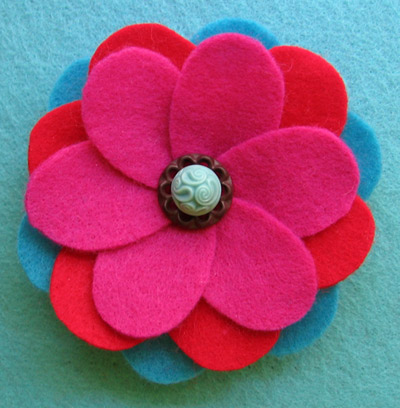
%> input picture Assignment 1 Outputs/flower.jpg, 400 x 408 px
$ octave 'Apply Highboost Filtering on variable nxn size image. Vary n = 3, 5, 7, 9 , 11 etc.m'   (GNU Octave 9; MATLAB toolbox functions it lacks are replaced by stand-ins)
%> lines starting %> are read from the running program, lines starting %| are printed output that depends on the picture
% % Collected Group Code
% Practice 3 Question 2

img = imread('flower.jpg');
%> img is the input picture: size 408x400x3 uint8; mean R, G, B 150.2, 87.4, 119.7
if size(img, 3) == 3
   img = uint8(0.2989 * double(img(:,:,1)) + 0.5870 * double(img(:,:,2)) + 0.1140 * double(img(:,:,3)));
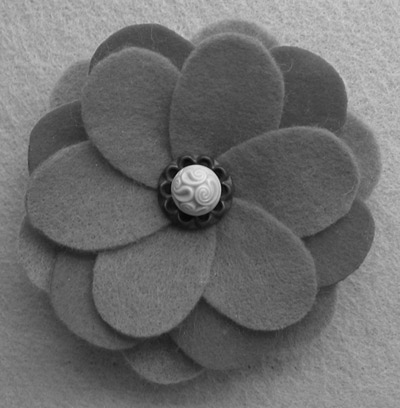
%> img: size 408x400 uint8; min 5, max 233, mean 109.8
end
% Boost factor
A = 1.5;
f_size = [3, 5, 7, 9, 11];
figure;
subplot(2,3,1), imshow(img), title('Original Image');
for i = 1:length(f_size)
   n = f_size(i);

   % mean
   h = fspecial('average', [n n]);

   [rows, cols] = size(img);
   blur = zeros(rows, cols, 'double');

   for r = floor (n/2) +1:rows- floor(n/2)
       for c = floor(n/2) +1:cols- floor(n/2)
           s = double(img(r- floor(n/2):r + floor(n/2), c-floor(n/2):c+ floor(n/2)));
           blur(r, c) = sum(s(:) .* h(:));
       end
   end

   % High pass
   mask = double(img) - blur;

   % High-Boost Filtering
   h_boost_im = uint8(double(img) + A * mask);
   h_boost_im = min(max(h_boost_im, 0), 255);
   subplot(2,3,i+1), imshow(h_boost_im, []), title(['n = ' num2str(n)]);
end
%> this loop made 5 passes
%> pass 1, `mask = double(img) - blur;`:
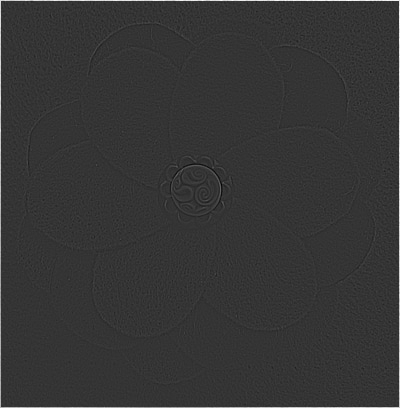
%> mask: size 408x400 double; min -53.67, max 206, mean 1.5; drawn with min black and max white
%> pass 2, `mask = double(img) - blur;`:
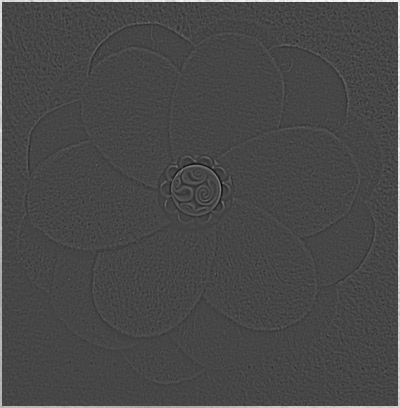
%> mask: size 408x400 double; min -78.64, max 206, mean 3; drawn with min black and max white
%> pass 2, `h_boost_im = uint8(double(img) + A * mask);`:
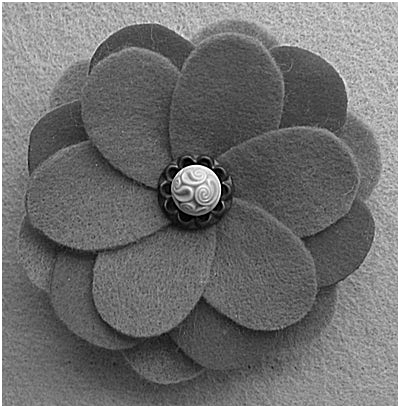
%> h_boost_im: size 408x400 uint8; min 0, max 255, mean 111.9
%> after the loop:
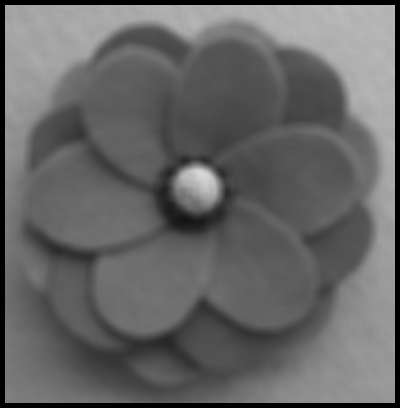
%> blur: size 408x400 double; min 0, max 216, mean 102.5
%> after the loop:
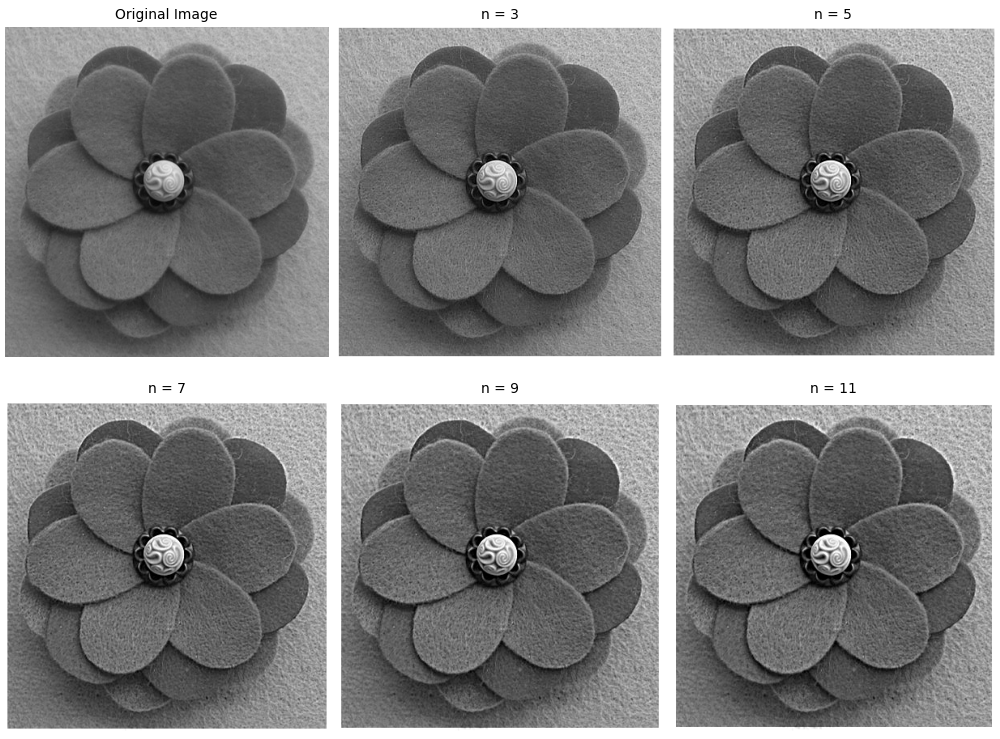
%> figure redrawn from the program's plot data, 6 panels
